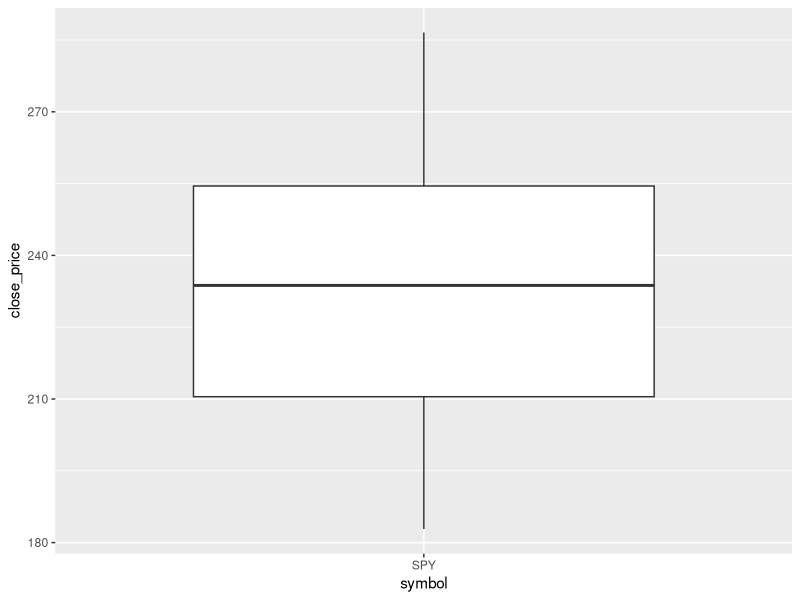
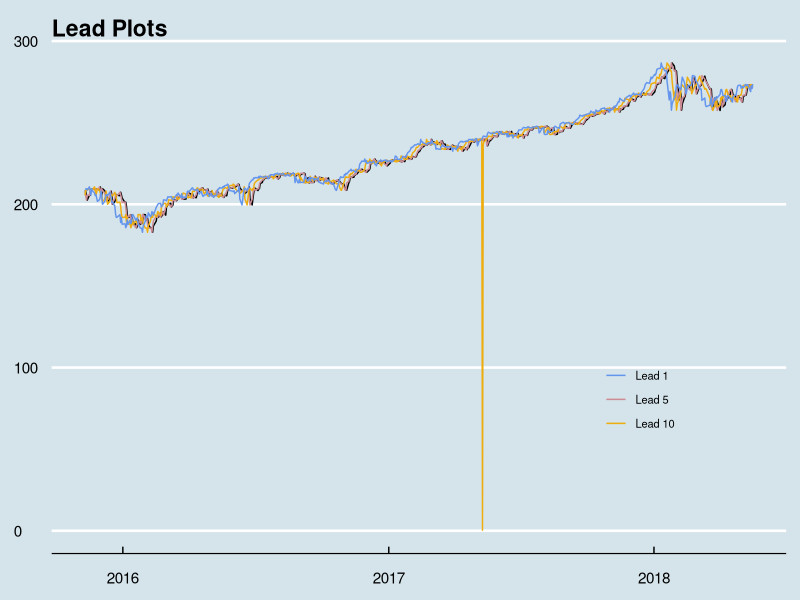
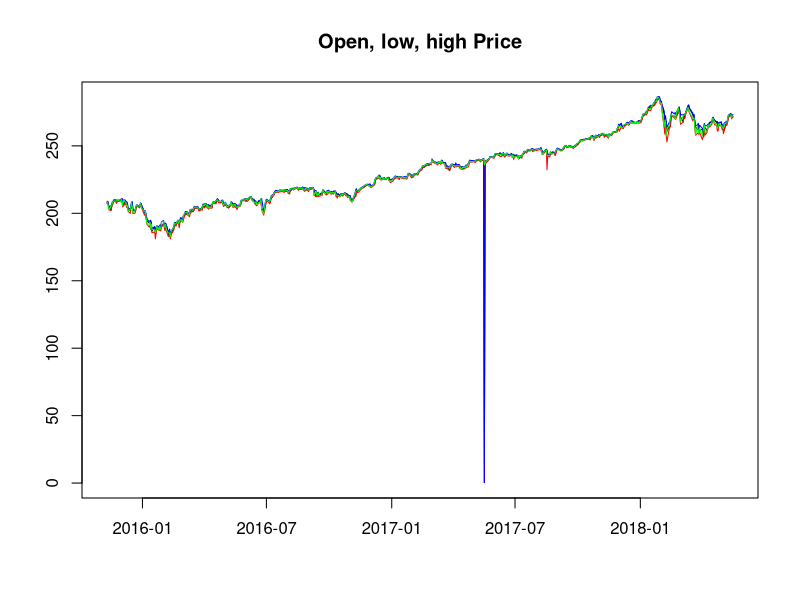
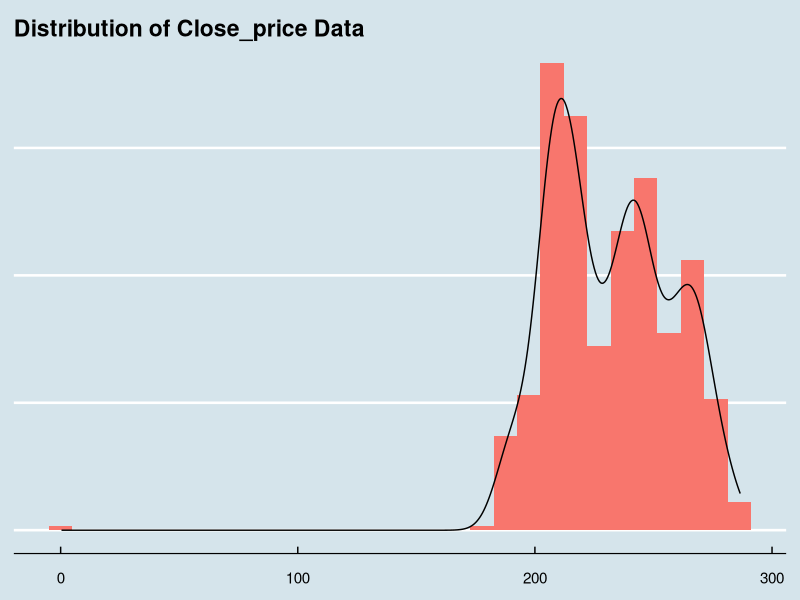
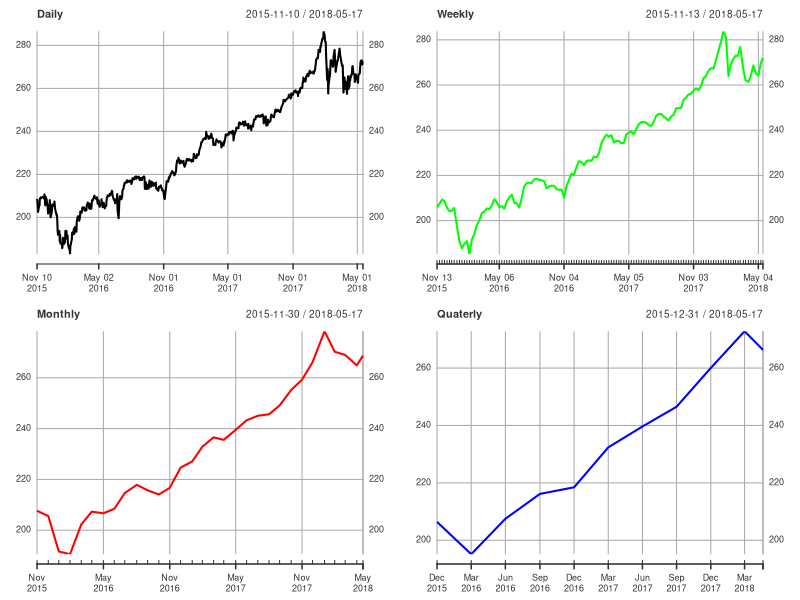
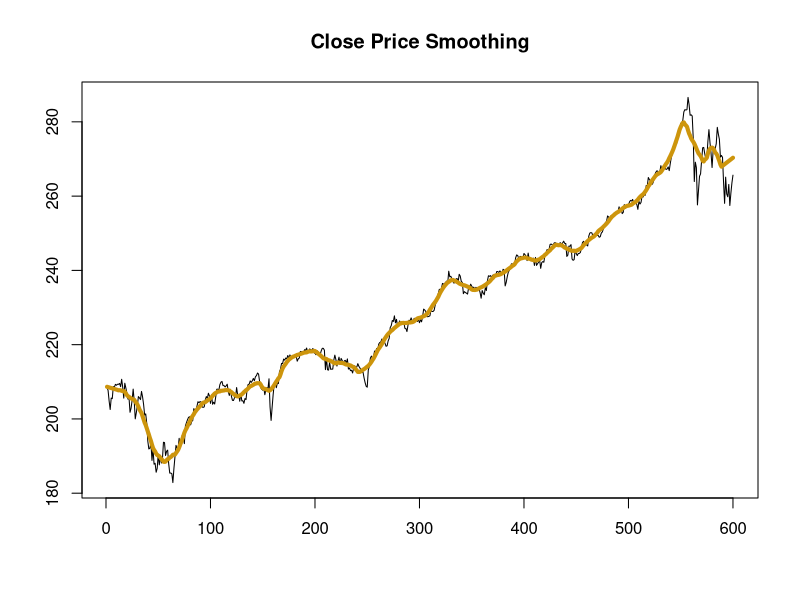
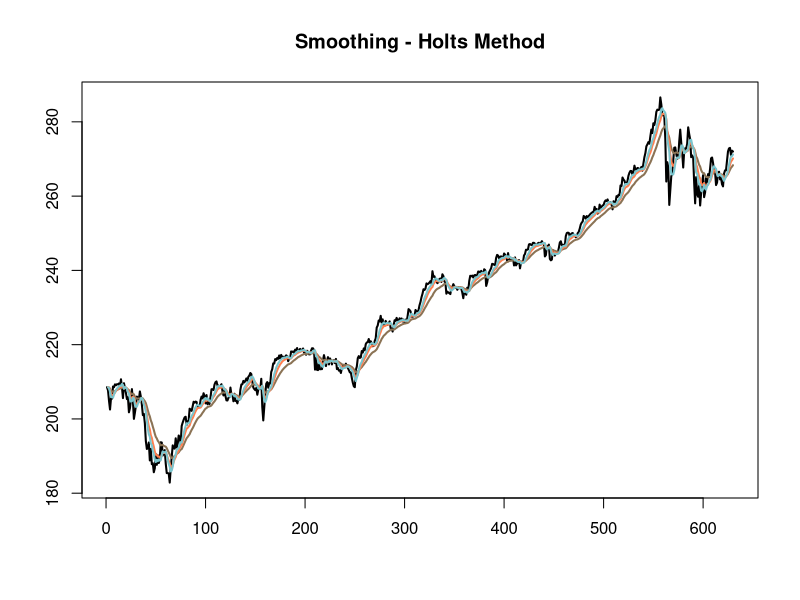
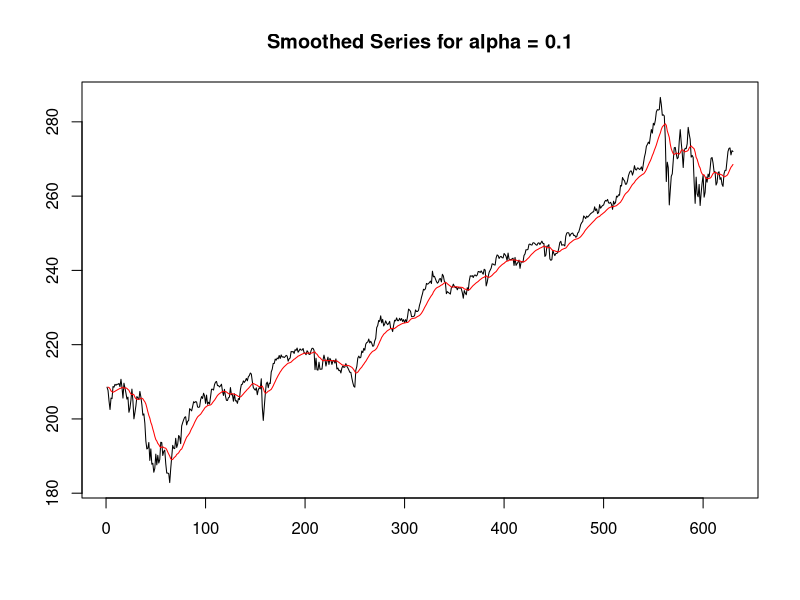

Here is the R script that generated these plots, in order:
## ---- chunk 1
knitr::opts_chunk$set(echo = TRUE)
## ---- chunk 2

library(tseries)
library(xts)
library(tidyverse)
library(reshape2)
library(forecast)
library(lubridate)
library(ggthemes)
## ---- chunk 3
sp_historical_data <- read.csv(file = "Data/historical_data.csv")
dim(sp_historical_data)
head(sp_historical_data)
str(sp_historical_data)
## ---- chunk 4
sp_historical_cleaned <-
  sp_historical_data[,-which(names(sp_historical_data) %in% c("symbol", "name", "class_type_of"))]
head(sp_historical_cleaned)

## ---- chunk 5

sapply(
  sp_historical_cleaned,
  FUN = function(x)
    sum(is.na(x))
)
## ---- chunk 6
na_leads <-
  sapply(sp_historical_cleaned[, which(names(sp_historical_cleaned) %in%
                                         c("lead_1", "lead_5", "lead_10"))],
         function(x)
           which(is.na.data.frame(x)))
dim(sp_historical_cleaned)
## ---- chunk 7
na_leads
## ---- chunk 8
sp_historical_cleaned <- sp_historical_cleaned[-na_leads$lead_10, ]
dim(sp_historical_cleaned)
## ---- chunk 9
na_leads_iter1 <-
  sapply(sp_historical_cleaned[, which(names(sp_historical_cleaned) %in% c("lead_1", "lead_5", "lead_10"))],
         function(x)
           which(is.na.data.frame(x)))

na_leads_iter1
## ---- chunk 10
sp_historical_cleaned <-
  sp_historical_cleaned[-(na_leads_iter1$lead_1),]
dim(sp_historical_cleaned)
## ---- chunk 11
na_leads_iter2 <-
  sapply(sp_historical_cleaned[, which(names(sp_historical_cleaned) %in% c("lead_1", "lead_5", "lead_10"))],
         function(x)
           which(is.na.data.frame(x)))
na_leads_iter2

## ---- chunk 12
sp_historical_cleaned <-
  sp_historical_cleaned[-na_leads_iter2$lead_5,]
dim(x = sp_historical_cleaned)
## ---- chunk 13
head(sp_historical_cleaned)
## ---- chunk 14
ggplot(data = sp_historical_data,aes(x = symbol,y = close_price)) + geom_boxplot()
## ---- chunk 15
sp_historical_cleaned$date_txn <-
  mdy(sp_historical_cleaned$date_txn) 
head(sp_historical_cleaned$date_txn)
## ---- chunk 16
sum(duplicated(x = sp_historical_data$date_txn))
## ---- chunk 17
# sp_historical_cleaned[which.min(x = sp_historical_cleaned$open), ]
# sp_historical_cleaned[which.min(x = sp_historical_cleaned$low), ]
# sp_historical_cleaned[which.min(x = sp_historical_cleaned$high), ]
# sp_historical_cleaned[which.min(x = sp_historical_cleaned$close_price), ]
# sp_historical_cleaned[which.min(x = sp_historical_cleaned$lead_1), ]
# sp_historical_cleaned[which.min(x = sp_historical_cleaned$lead_5), ]
# sp_historical_cleaned[which.min(x = sp_historical_cleaned$lead_10), ]
sapply(sp_historical_cleaned[,-1], function(x) which.min(x))


## ---- chunk 18
sapply(sp_historical_cleaned, function(x) sum(is.na(x)))
## ---- chunk 19
ggplot(data = sp_historical_cleaned) + geom_line(aes(x = date_txn,y = close_price)) +
  geom_line(aes(x = date_txn,y = lead_1, col = "chartresue1")) + #+ +
  geom_line(aes(date_txn,lead_5,col = "red")) + # 
  geom_line(aes(date_txn,lead_10, col = "blue")) +
  labs(title = "Lead Plots") +
  scale_color_manual(labels = c("Lead 1","Lead 5","Lead 10"), values = c("cornflowerblue","lightpink3", "darkgoldenrod2")) +
  theme_economist() +
  theme(legend.position = c(0.8, 0.3),
        legend.background = element_blank(),
        axis.title.x = element_blank(),
        axis.title.y = element_blank(),
        legend.text = element_text(size= 8),
        legend.title = element_blank())

## ---- chunk 20
plot(sp_historical_cleaned$date_txn,
     y = sp_historical_cleaned$open, ylab = "", xlab = "", main = "Open, low, high Price",
     type = "l")
lines(
  sp_historical_cleaned$date_txn,
  y = sp_historical_cleaned$low,
  type = "l",
  col = "red"
)
lines(
  sp_historical_cleaned$date_txn,
  y = sp_historical_cleaned$high,
  type = "l",
  col = "blue"
)
lines(
  sp_historical_cleaned$date_txn,
  y = sp_historical_cleaned$close_price,
  type = "l",
  col = "green"
)

## ---- chunk 21
ggplot(data = sp_historical_cleaned, aes(close_price)) + 
  geom_histogram(aes(x = open, y = ..density.., fill = "red", alpha = 0.5),show.legend = FALSE) +
  geom_density(aes(y = ..density..,alpha = 0.1),show.legend = FALSE) +
  labs(title = "Distribution of Close_price Data") +
  theme_economist() +
  theme(axis.title.x = element_blank(),
        axis.title.y = element_blank(),
        legend.position = "none" ,
        axis.text.y = element_blank()
        )
## ---- chunk 22
sp_historical_ts <-  xts(x = sp_historical_cleaned[, -1], order.by = sp_historical_cleaned[, 1]) 

head(sp_historical_ts)
## ---- chunk 23
par(mfrow = c(2,2))

# Daily close price
plot(apply.daily(x = sp_historical_ts$close_price, FUN = mean), main = "Daily", cex = 0.4)

# Weekly close price 
plot(
  apply.weekly(x = sp_historical_ts$close_price, FUN = mean),
  type = "l", cex = 0.4,
  col = "green",
  main = "Weekly"
)

# monthly close price 
plot(
  apply.monthly(x = sp_historical_ts$close_price, FUN = mean),
  col = "red",cex = 0.4,
  main = "Monthly"
)

# quaterly close price 
plot(
  apply.quarterly(x = sp_historical_ts$close_price, FUN = mean),
  col = "blue", cex = 0.4,
  main = "Quaterly"
)


## ---- chunk 24
test_rows <- 30  # one month data used for validation
training_rows <-
  nrow(sp_historical_cleaned) - test_rows  # training dataset has 600 rows

# training dataset 
sp_train <- sp_historical_cleaned[1:training_rows, ] #

# test dataset 
sp_test <-
  sp_historical_cleaned[(training_rows + 1):(training_rows + test_rows), ]
tail(sp_train)
head(sp_test)
dim(sp_train)
dim(sp_test)
## ---- chunk 25
w <- 9

w

smoothed_moving_avg <-
  stats::filter(
    x = sp_train$close_price,
    filter = rep(x = (1 / (2 * w + 1)), (2 * w + 1)),
    sides = 2,
    method = "convolution"
  )

## ---- chunk 26
head(smoothed_moving_avg,n = 20)
## ---- chunk 27
lead_nas <- smoothed_moving_avg[w + 2] - smoothed_moving_avg[w + 1]

trail_nas <-
  smoothed_moving_avg[training_rows - w - 2] - smoothed_moving_avg[training_rows - w - 1]
lead_nas
trail_nas
## ---- chunk 28
for (i in seq(w, 1, -1)) {
  smoothed_moving_avg[i] <- smoothed_moving_avg[i + 1] - lead_nas #[i]
}

smoothed_moving_avg %>% head(n = 20)
## ---- chunk 29
for (i in (training_rows - w - 1):(training_rows)) {
  smoothed_moving_avg[i] <-
    smoothed_moving_avg[i - 1] + trail_nas #[(i - (training_rows - w - 1 ))]
}

smoothed_moving_avg %>% tail(n = 20)
## ---- chunk 30

par(mfrow = c(1,1))

plot(
  x = sp_train$close_price,
  type = "l",
  col = "black",
  lwd = 1, ylab =  "", xlab = "", main = "Close Price Smoothing"
)


lines(smoothed_moving_avg, col = "darkgoldenrod3", lwd = 4)

## ---- chunk 31
alpha = seq(from = 0.09, to = 0.3, by = 0.1)
plot(
  x = sp_historical_cleaned$close_price,
  type = "l", ylab = "", xlab = "", main = "Smoothing - Holts Method",
  col = "black",
  lwd = 2
)
ln_colrs = c(
  "burlywood4",
  "coral",
  "cadetblue3",
  "chartreuse2",
  "chocolate4",
  "aquamarine",
  "black"
)

for (i in 1:length(alpha)) {
  smoothing_holts <-
    HoltWinters(
      x = sp_historical_cleaned$close_price,
      alpha = alpha[i],
      beta = FALSE,
      gamma = FALSE
    )
  lines(
    smoothing_holts$fitted[, 1],
    type = "l",
    col = ln_colrs[i],
    lwd = 2
  )
  
}
## ---- chunk 32
smoothing_holts <-
  HoltWinters(
    x = sp_historical_cleaned$close_price,
    alpha = 0.1,
    beta = FALSE,
    gamma = FALSE
  )
## ---- chunk 33
plot(sp_historical_cleaned$close_price, type = "l", main = "Smoothed Series for alpha = 0.1", ylab = "", xlab = "")
lines(smoothing_holts$fitted[, 1], type = "l", col = "red")
## ---- chunk 34
smoothed_df <-
  cbind(index(sp_train), as.data.frame(smoothed_moving_avg))
names(smoothed_df) <- c("months_smoothed", "smoothed_close_price")

head(smoothed_df)
## ---- chunk 35
plot(sp_historical_cleaned$close_price,
     lwd = 1,
     type = "l",
     ylab = "",
     xlab = "",
     main = "SPY Close Price"
     )
lines(smoothed_df$smoothed_close_price,
      col = "coral3",
      lwd = 2)
# using the linear model fit  

fit.close_price <-
  lm(
    formula = smoothed_close_price ~ cos(0.05 * months_smoothed) * poly(months_smoothed, 1)
    + sin(0.05 * months_smoothed) * poly(months_smoothed, 1),
    #+ months_smoothed,
    data = smoothed_df
  )

# summary of close
summary(fit.close_price)

lines(
  fit.close_price$fitted.values,
  type = "l",
  col = "darkorchid2",
  lwd = 3
)

legend(x = 1,y = 280, legend = c("Original","Smoothed","Modelled"), 
       ncol = 1,fill = c("black","coral3","darkorchid2"), cex = 0.55, box.lty = 0, 
       text.font = 1,horiz = FALSE,inset = 0.02,bg = NULL)
## ---- chunk 36
resi_close_price <-
  sp_train$close_price - fit.close_price$fitted.values
head(resi_close_price)
## ---- chunk 37
adf.test(x = resi_close_price, alternative = "stationary")
kpss.test(x = resi_close_price)

## ---- chunk 38
acf(x = resi_close_price) # AR =0  There is no auto regressive component
pacf(x = resi_close_price) # MA = 0 , there is no moving average noise component
# AR = 0 and MA = 0

Arima(y = resi_close_price)
## ---- chunk 39
Box.test(x = resi_close_price, type = "Ljung-Box")
## ---- chunk 40
qqplot(x = smoothed_df$months_smoothed , y = resi_close_price)
## ---- chunk 41
hist(resi_close_price, main = "Residual Series")
## ---- chunk 42
plot(
  x = resi_close_price,
  type = "l",
  main = "Residual Time series",
  ylab = "",
  xlab = ""
)
## ---- chunk 43
test_months <-
  as.data.frame((training_rows + 1):(training_rows + test_rows))
names(test_months) <- "months_smoothed"
head(test_months)

pred_close_price_train <-
  predict(object = fit.close_price, newdata = test_months)
## ---- chunk 44
MAPE_close_price <-
  accuracy(pred_close_price_train, sp_test$close_price)[5]
MAPE_close_price
## ---- chunk 45
sp_historical_cleaned$predicted_close_price <-
  c(fit.close_price$fitted.values, pred_close_price_train)

## ---- chunk 46
ggplot(data = sp_historical_cleaned, aes(x = date_txn, y = close_price)) + geom_line() +
  geom_line(aes(x = date_txn, y = predicted_close_price, col = "green")) +
  geom_vline(
    xintercept = sp_historical_cleaned$date_txn[training_rows],
    show.legend = FALSE,
    linetype = "dashed"
  )  +
  labs(title = "Actual and Predicted Close Price - Error: 1.026") +
  scale_color_manual(labels = c("predicted"), values = c("blue")) +
  theme_economist() +
  theme(
    legend.position = c(0.5, 0.9),
    legend.title = element_blank(),
    legend.background = element_blank(),
    axis.title.x = element_blank(),
    axis.title.y = element_blank(),
    plot.title = element_text(size = 11)
  )
## ---- chunk 47
fit.autoarima.close_price <-
  auto.arima(sp_train$close_price,
             allowdrift = F,
             approximation = T)


summary(fit.autoarima.close_price)

close_price_autoarima_fitted <-  fit.autoarima.close_price$fitted
## ---- chunk 48
close_price_autoarima_fitted_test <-
  predict(fit.autoarima.close_price , n.ahead = 30)


plot(sp_historical_cleaned$close_price,
     type = "l", main = "SPy Close Price", ylab = "",xlab = "",
     lwd = 2)


lines(close_price_autoarima_fitted,
      type = "l",
      col = "red")
## ---- chunk 49
MAPE_close_price_arima <-
  accuracy(
    close_price_autoarima_fitted_test$pred,
    sp_test$close_price
  ) [5]
MAPE_close_price_arima
## ---- chunk 50
sp_historical_cleaned$arima_close_price <-
  c(close_price_autoarima_fitted,
    close_price_autoarima_fitted_test$pred)
## ---- chunk 51
ggplot(data = sp_historical_cleaned, aes(x = date_txn, y = close_price)) + geom_line() +
  geom_line(aes(x = date_txn, y = arima_close_price, col = "green")) +
  geom_vline(
    xintercept = sp_historical_cleaned$date_txn[training_rows],
    show.legend = FALSE,
    linetype = "dashed"
  )  +
  labs(title = "Actual and Predicted Close Price - ARIMA Error - 1.079") +
  scale_color_manual(labels = c("predicted"), values = c("blue")) +
  theme_economist() +
  theme(
    legend.position = c(0.5, 0.9),
    legend.title = element_blank(),
    legend.background = element_blank(),
    axis.title.x = element_blank(),
    axis.title.y = element_blank(),
    plot.title = element_text(size = 10)
  )
